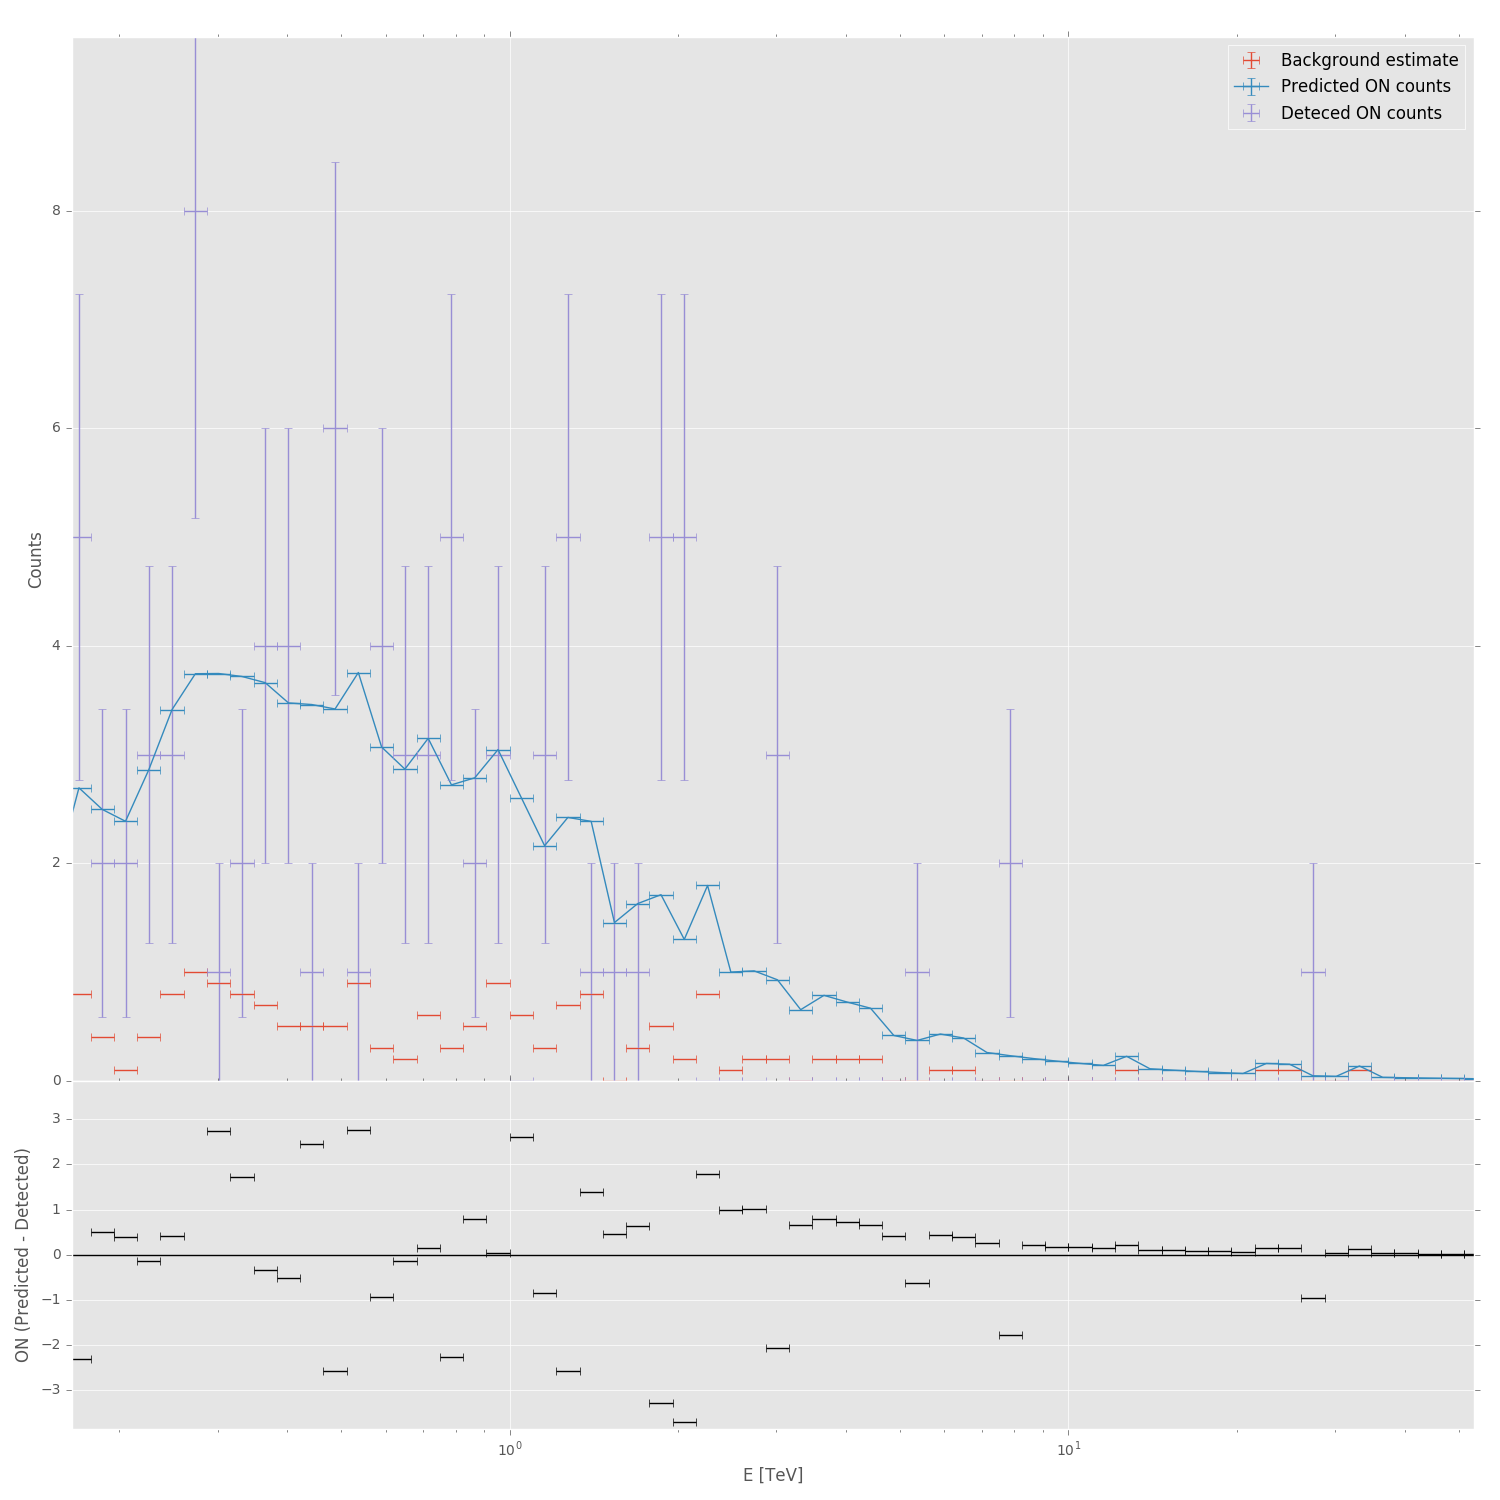

Source code (Python):
from gammapy.spectrum import SpectrumFit, SpectrumObservation
import matplotlib.pyplot as plt

obs = SpectrumObservation.read('pha_obs31415.fits')
fit = SpectrumFit(obs)

obs.peek()
plt.savefig('observation.png')
plt.cla()

fit.run()
fit.result[0].plot_fit()
plt.savefig('fit.png')

